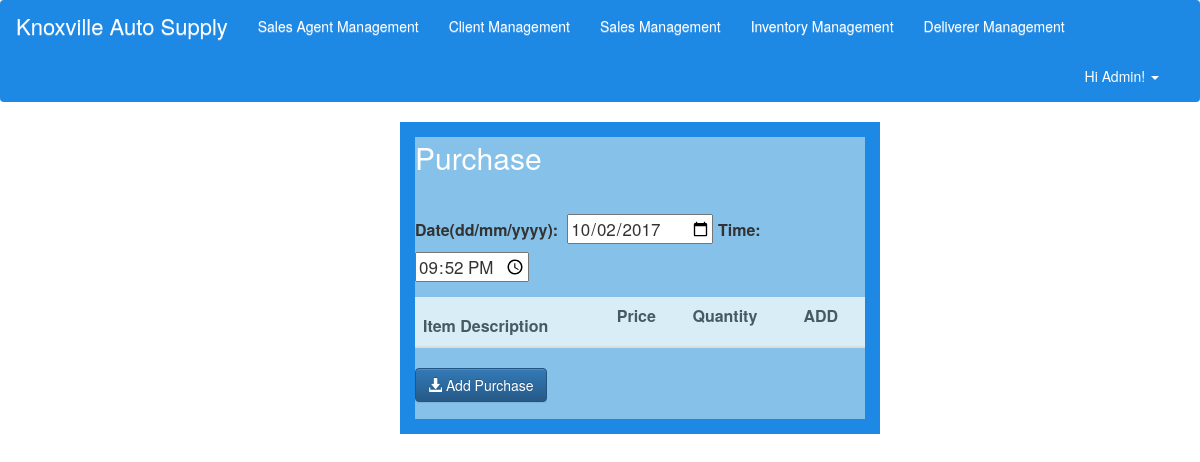
Page /knoxville/addPurchase/19 on the earlier database version.
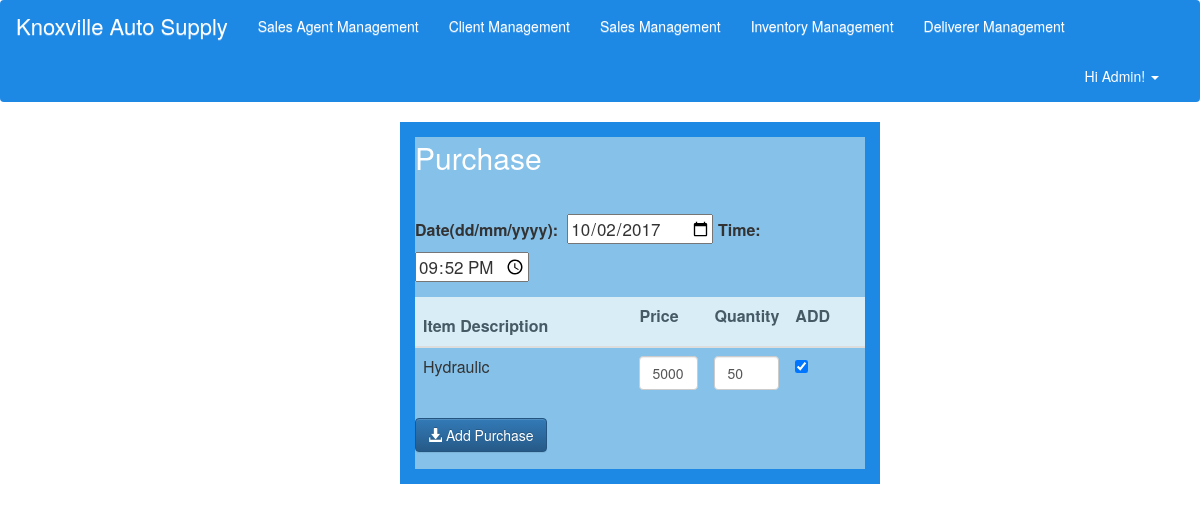
Same page on the later database version.
### tables this page shows
CREATE TABLE `item` (
  `itemID` int(11) NOT NULL,
  `item_desc` varchar(30) NOT NULL,
  `stocks` int(11) NOT NULL DEFAULT '0'
);

CREATE TABLE `transaction` (
  `transID` int(11) NOT NULL,
  `date` date NOT NULL,
  `time` time NOT NULL,
  `status` varchar(10) NOT NULL,
  `unit_price` int(11) NOT NULL,
  `quantity` int(11) NOT NULL DEFAULT '1',
  `itemID` int(11) NOT NULL,
  `orderID` int(11) NOT NULL
);

### application/controllers/knoxville.php (called while the page is built, shortened)
<?php
class Knoxville extends CI_Controller {
    public function __construct(){
        $this->load->model('client_model','Client');
        $this->load->model('sales_agent_model','SalesAgent');
		$this->load->model('order_model','Order');
		$this->load->model('item_model','Item');
		$this->load->model('transaction_model','Transaction');
		$this->load->model('deliverer_model','Deliverer');
    }
	public function addPurchase($orderID){
		$data['orderID']=$orderID;
		$header_data['title'] = "Purchase";
		$condition = array('orderID'=>$orderID);
		$TransRec = $this->Transaction->read($condition);
		$data['trans'] = $TransRec;
		$condition = '(orderID = "'.$orderID.'" and status = "Quoted")';
		$QRec = $this->Transaction->read($condition);
		$data['Qrec'] = $QRec;
		$itemsRec = $this->Item->read();
		$data['items'] = $itemsRec;
		 $this->load->view('include/header',$header_data);
		 $this->load->view('add_purchase',$data);
	}
}

### index.php (called while the page is built, shortened)
<?php
require_once BASEPATH.'core/CodeIgniter.php';

### application/models/transaction_model.php (called while the page is built, shortened)
<?php
class Transaction_model extends CI_Model {
    private $table = 'transaction';
    function read($condition=null){
        $this->db->select('*');
        $this->db->from($this->table);
        $this->db->order_by('date','desc');
        if(isset($condition))
            $this->db->where($condition);
        $query = $this->db->get();
        if($query->num_rows()>0)
            return $query->result_array();
        else
            return false;
    }
}
?>

### application/models/item_model.php (called while the page is built, shortened)
<?php
class Item_model extends CI_Model {
    private $table = 'item';
    function read($condition=null){
        $this->db->select('*');
        $this->db->from($this->table);
        $query = $this->db->get();
        if($query->num_rows()>0)
            return $query->result_array();
        else
            return false;
    }
}
?>

### application/views/add_purchase.php (the view, shortened to what this page needs)
<html>
<body>
	<div class="cntr">
	<p class="boxhead">Purchase</p> <br />
	<?php echo form_open('knoxville/addPurchase/'.$orderID.'','id="purchase"');
	?>
	<div class="form-group">
		<label class="date-label" for="date">Date(dd/mm/yyyy):&nbsp; </label>
 		<input type="date" name="date" value="<?php echo date('Y-m-d'); ?>" />
 		<label class="date-label" for="date">Time: &nbsp;</label>
		<input type="time" name="time" value="<?php date_default_timezone_set('Asia/Manila'); echo  date("H:i"); ?>"/>
    </div>
	<table class="table">
                <thead>
                    <tr id="trHead">
						<th class="info">Item Description</th>
						<th class="info">
						<label for="price">Price</label></th>
						<th class="info">
						<label for="price">Quantity</label></th>
						<th class="info">
						<label for="itemList[]">ADD</th>
					</tr></thead>
        <tbody>
            <?php
				$counter = 0;
                foreach($Qrec as $Q){
					$y = 0;
					if($y==0){
						$counter++;
						echo '<tr><td>';
						foreach($items as $i)
						{
							if ($Q['itemID'] == $i['itemID'])
							echo $i['item_desc'];
						}
						echo '</td>
							<td class="col-sm-2">
								<input type="price" class="form-control" id="price'.$counter.'" value="'.$Q['unit_price'].'" name="price[]">
							</td>
							<td class="col-sm-2">
								<input type="quantity" class="form-control" id="quantity'.$counter.'"  name="quantity[]" value="'.$Q['quantity'].'">
							</td>
							<td><input type="checkbox" name="itemList[]" id="items'.$counter.'" value="'.$Q['itemID'].'" onClick="toggle2('."'items".$counter."'".', '."'price".$counter."'".', '."'quantity".$counter."'".')"  checked/></td>
							';
					}
                }
            ?>
    </tbody>
   </table>
	<button class="btn btn-primary btn-md" type="submit">
		<span class="glyphicon glyphicon-download-alt"> </span> Add Purchase
	</button>
	</form>
	</div>
</body>
</html>

Differences in the rows shown:
added transaction: unit_price "5000", quantity "50"
added item: item_desc "Hydraulic"
